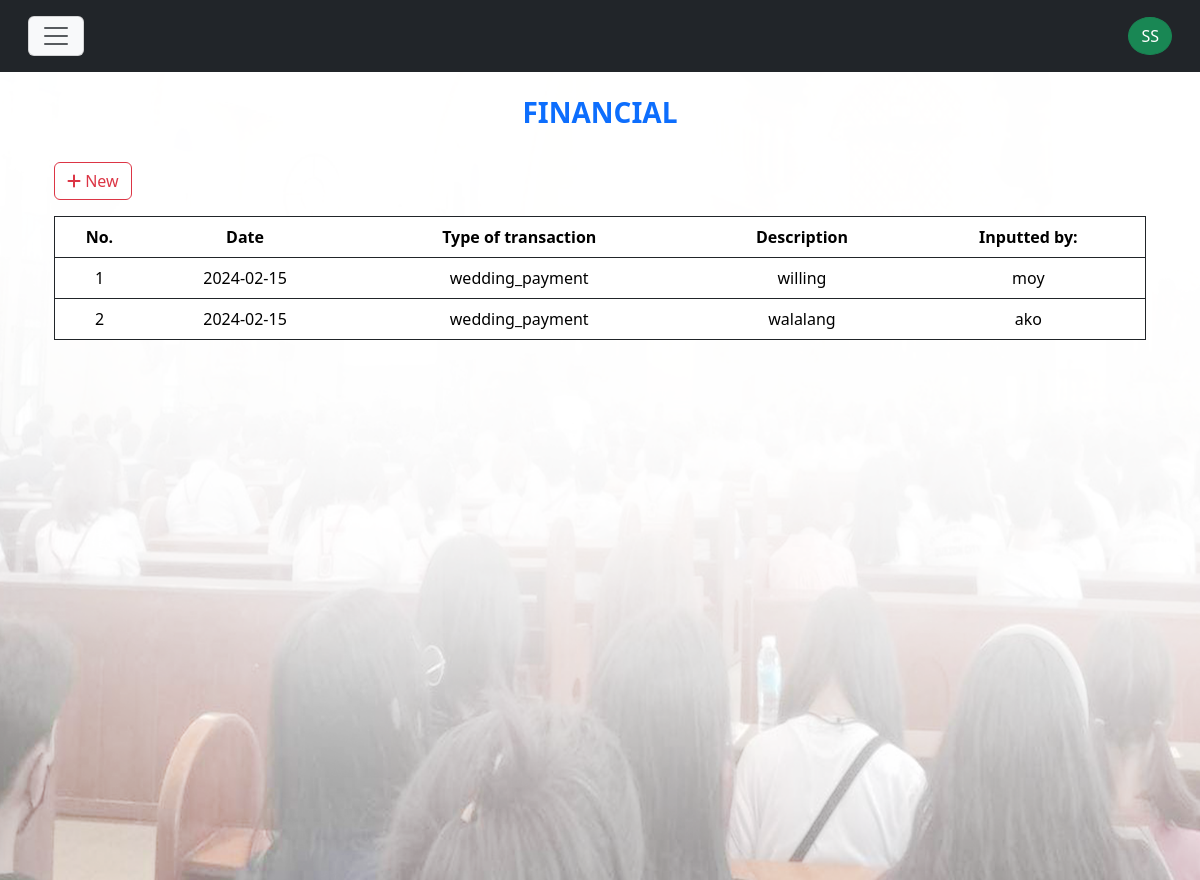
Page /scred_heart/super_admin/financial.php (signed in) on the committed database.
### tables this page shows
CREATE TABLE `tbl_finance` (
  `id` int(11) NOT NULL,
  `transaction_date` date NOT NULL,
  `transaction_type` varchar(255) NOT NULL,
  `description` varchar(255) NOT NULL,
  `inputted_by` varchar(255) NOT NULL
);

### scred_heart/super_admin/financial.php (the view, shortened to what this page needs)
<?php
require_once "../inc/functions.php";
$createTableQuery = "CREATE TABLE IF NOT EXISTS tbl_finance (
                        id INT AUTO_INCREMENT PRIMARY KEY,
                        transaction_date DATE NOT NULL,
                        transaction_type VARCHAR(255) NOT NULL,
                        description VARCHAR(255) NOT NULL,
                        inputted_by VARCHAR(255) NOT NULL
                    )";
$conn->query($createTableQuery);
$tbl_finance_query = $conn->query("SELECT * FROM tbl_finance");
?>
<!DOCTYPE html>
<html lang="en">
<?php require_once "template-parts/head.php"; ?>
<body>
<?php
require_once "template-parts/navLogin.php";
?>
<div class="backgroundimg"> </div>
<section class="mt-5 mb-5">
    <div class="container">
        <div class="row">
            <div class="col-md-12 mt-5 text-center">
                <h3 class="overflow-hidden text-primary text-uppercase fw-bolder">Financial</h3>
            </div>
        </div>
        <div class="row mt-4">
            <div class="col-md-12">
                <div class="table-responsive">
                    <div class="container-fluid">
                        <div class="row mb-md-3 mb-2">
                            <div class="col-md-12">
                                <a href="#" class="btn btn-outline-danger" type="button" data-bs-toggle="modal" data-bs-target="#modalfinance">
                                    <i class="fa-solid fa-plus"></i> New
                                </a>
                            </div>
                        </div>
                        <div id="showData">
                            <table class="table table-hover border border-1 border-dark">
                                <thead>
                                    <tr class="text-center">
                                        <th>No.</th>
                                        <th>Date</th>
                                        <th>Type of transaction</th>
                                        <th>Description</th>
                                        <th>Inputted by:</th>
                                    </tr>
                                </thead>
                                <?php
                                $ctr = 1;
                                while ($row = $tbl_finance_query->fetch_assoc()) {
                                ?>
                                <tbody>
                                    <tr class="text-center">
                                        <td><?= $ctr; ?></td>
                                        <td><?= $row["transaction_date"]; ?></td>
                                        <td><?= $row["transaction_type"]; ?></td>
                                        <td><?= $row["description"]; ?></td>
                                        <td><?= $row["inputted_by"]; ?></td>
                                    </tr>
                                </tbody>
                                <?php
                                    $ctr++;
                                }
                                ?>
                            </table>
                        </div>
                    </div>
                </div>
            </div>
        </div>
    </div>
</section>
</body>
</html>

### scred_heart/super_admin/css/custom.css (style rules this page uses)
:root { --sofia: "Sofia", sans-serif; --arial: Arial; --tang: "Tangerine", serif; --Comic: "Comic Sans MS", cursive, sans-serif; --Roman: times new roman; --cursive: cursive; --bgGradient: linear-gradient(132deg, rgb(0,0,0), #8d8686); --yellowish: #a0e11f; --maroon: rgba(230,16,16,0.85); --blackish: rgba(0,0,0,0.71); --verdigis: #50a2a7; --divBackground: rgba(22, 22, 21, .6); --menuBackground: rgba(192, 146, 49, .8); --whiteBackground: rgba(251, 244, 248, .9); --stroke: rgb(19, 20, 21) 4px 0px 0px, rgb(19, 20, 21) 3.87565px 0.989616px 0px, rgb(19, 20, 21) 3.51033px 1.9177px 0px, rgb(19, 20, 21) 2.92676px 2.72656px 0px, rgb(19, 20, 21) 2.16121px 3.36588px 0px, rgb(19, 20, 21) 1.26129px 3.79594px 0px, rgb(19, 20, 21) 0.282949px 3.98998px 0px, rgb(19, 20, 21) -0.712984px 3.93594px 0px, rgb(19, 20, 21) -1.66459px 3.63719px 0px, rgb(19, 20, 21) -2.51269px 3.11229px 0px, rgb(19, 20, 21) -3.20457px 2.39389px 0px, rgb(19, 20, 21) -3.69721px 1.52664px 0px, rgb(19, 20, 21) -3.95997px 0.56448px 0px, rgb(19, 20, 21) -3.97652px -0.432781px 0px, rgb(19, 20, 21) -3.74583px -1.40313px 0px, rgb(19, 20, 21) -3.28224px -2.28625px 0px, rgb(19, 20, 21) -2.61457px -3.02721px 0px, rgb(19, 20, 21) -1.78435px -3.57996px 0px, rgb(19, 20, 21) -0.843183px -3.91012px 0px, rgb(19, 20, 21) 0.150409px -3.99717px 0px, rgb(19, 20, 21) 1.13465px -3.8357px 0px, rgb(19, 20, 21) 2.04834px -3.43574px 0px, rgb(19, 20, 21) 2.83468px -2.82216px 0px, rgb(19, 20, 21) 3.44477px -2.03312px 0px, rgb(19, 20, 21) 3.84068px -1.11766px 0px, rgb(19, 20, 21) 3.9978px -0.132717px 0px;; }
html,body { margin: 0; padding: 0; max-width: 100%; scroll-behavior: smooth; box-sizing: border-box; }

### scred_heart/super_admin/financial.php (style rules this page uses)
.backgroundimg { background-image: url(../img/img/about.png); background-size: cover; background-repeat: no-repeat; width: 100%; height: 110vh; position: absolute; top:0; z-index: -1; }

### rows in the picture
tbl_finance: transaction_date "2024-02-15", transaction_type "wedding_payment", description "willing", inputted_by "moy"
tbl_finance: transaction_date "2024-02-15", transaction_type "wedding_payment", description "walalang", inputted_by "ako"

### other values in the picture
$initials "SS"
